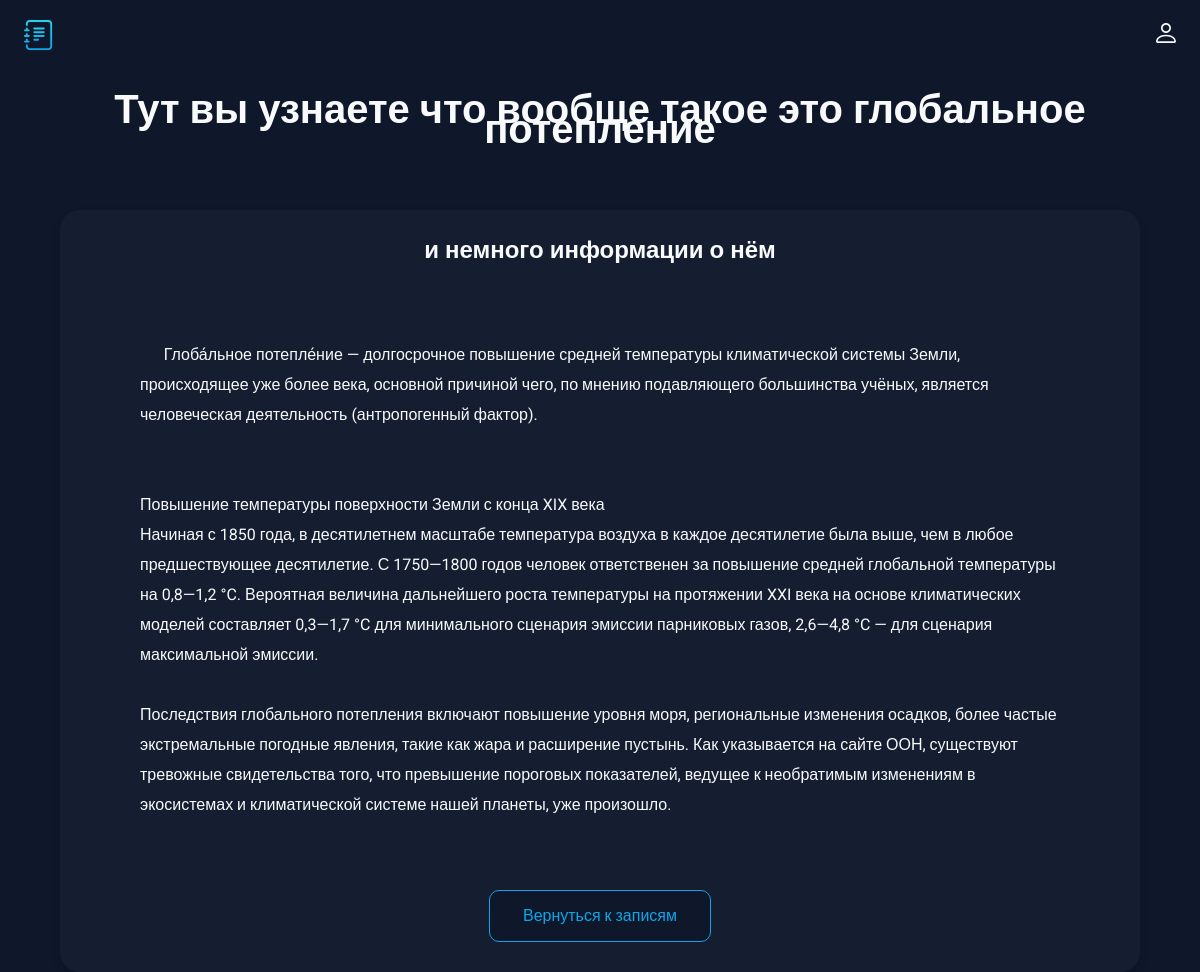
/card/4, run on the app's committed database.
### main.py (models this page shows, shortened)
class Card(db.Model):
    id = db.Column(db.Integer, primary_key=True)
    title = db.Column(db.String(100), nullable=False)
    subtitle = db.Column(db.String(300), nullable=False)
    text = db.Column(db.Text, nullable=False)

### main.py (the view)
@app.route('/card/<int:id>')
def card(id):
    card = Card.query.get(id)
    return render_template('card.html', card=card)

### templates/card.html (shortened to what this page needs)
<!doctype html>
<html lang="ru">
<head>
  <link rel="stylesheet" href="../static/css/style.css">
</head>
<body>
  <header class="header">
    <img src="../static/img/logo.svg" alt="logo" width="30" height="30">
    <ul class="main-list">
        <li class="list__item">
          <a href="">
            <img src="../static/img/login.svg" alt="login" width="20" height="20">
          </a>
    </ul>
  </header>
  <main class="main">
    {% block content %}
    <h1 class="main__title">{{card.title}}</h1>
    <div class="main__block">
      <h2 class="main__subtitle">{{card.subtitle}}</h2>
      <div class="main__text">
      {{card.text}}
      </div>
      <a class="main__link" href="/">Вернуться к записям</a>
    </div>
  </main>
  {% endblock %}
</body>
</html>

### static/css/style.css (style rules this page uses)
body { margin: 0; padding: 0; font-family: 'Roboto', sans-serif; font-size: 16px; line-height: 20px; background-color: #0F172A; color: #F8FAFC; }
h1, h2, p { margin: 0; }
img { object-fit: contain; }
a { text-decoration: none; color: inherit; transition: 0.2s; }
ul { list-style: none; margin: 0; padding: 0; }
.header { display: flex; justify-content: space-between; align-items: center; padding: 20px 2%; margin-bottom: 30px; }
.main-list { display: flex; align-items: center; gap: 20px; }
.main__title { font-size: 40px; text-align: center; margin-bottom: 70px; }
.main { padding: 0 5%; }
.main__block { background: rgba(30, 41, 59, 0.4); border-radius: 20px; box-shadow: 0px 4px 10px rgba(0, 0, 0, 0.1); padding: 30px 80px; display: flex; flex-direction: column; align-items: center; }
.main__subtitle { text-align: center; margin-bottom: 50px; }
.main__text { line-height: 30px; margin-bottom: 40px; white-space: pre-wrap; align-self: flex-start; }
.main__link { display: block; border: 1px solid rgba(14, 165, 233, 1); background: #0F172A; border-radius: 10px; color: rgba(14, 165, 233, 1); padding: 15px 10px; font: inherit; width: 200px; text-align: center; cursor: pointer; transition: 0.2s; }

### data on the page
Card: title "Тут вы узнаете что вообще такое это глобальное потепление", subtitle "и немного информации о нём", text "Глоба́льное потепле́ние — долгосрочное повышение средней температуры климатической системы Земли, происходящее уже более века, основной причиной чего, по мнению подавляющего большинства учёных, является человеческая деятельность (антропогенный фактор). Повышение температуры поверхности Земли с конца XIX века Начиная с 1850 года, в десятилетнем масштабе температура воздуха в каждое десятилетие была выше, чем в любое предшествующее десятилетие. С 1750—1800 годов человек ответственен за повышение средней глобальной температуры на 0,8—1,2 °C. Вероятная величина дальнейшего роста температуры на протяжении XXI века на основе климатических моделей составляет 0,3—1,7 °C для минимального сценария…"
